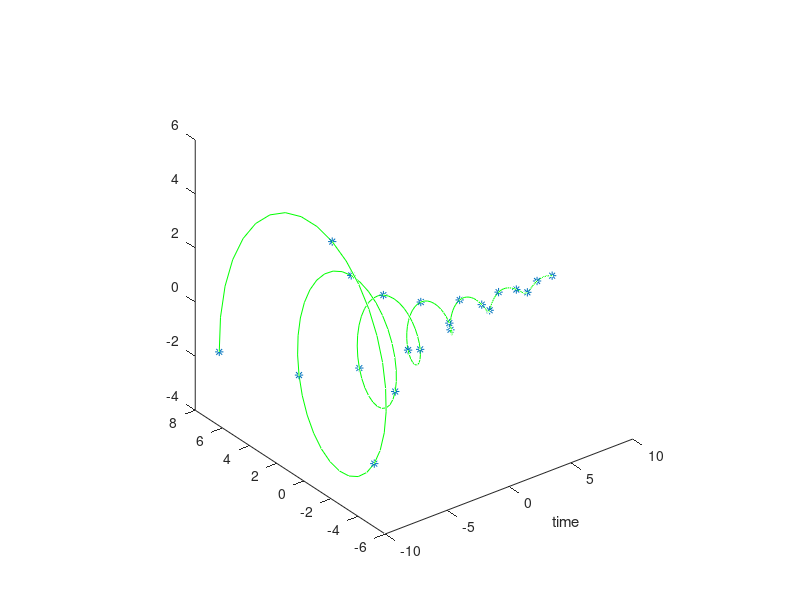

This chart was generated by the following MATLAB code:
t=[-10:0.1:10];
alpha=-0.2+2*j;
C=0.5+.7*j;
yt=C*exp(alpha*t);
plot3(t, real(yt), imag(yt),'green')
hold on;

n=[-10:10];
alpha=-0.2+2*j;
C=0.5+.7*j;
yn=C*exp(alpha*n);
plot3(n, real(yn), imag(yn),'*')
xlabel('time')
axis square
hold off;
shg